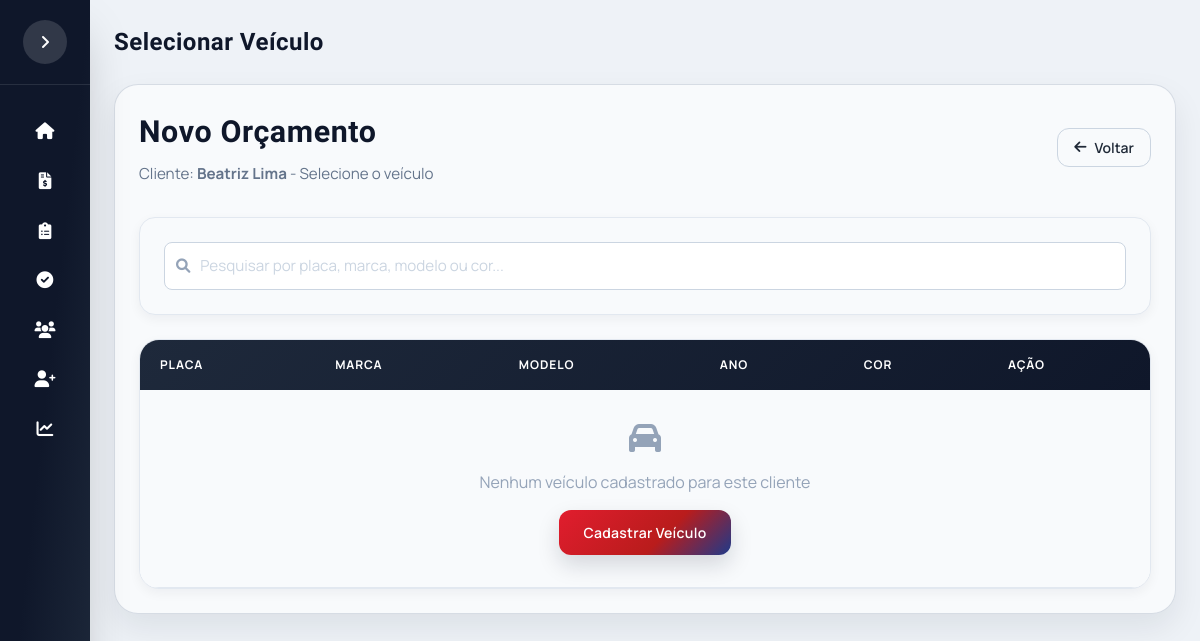
Before: /selecionar_veiculo/5 with the older database file.
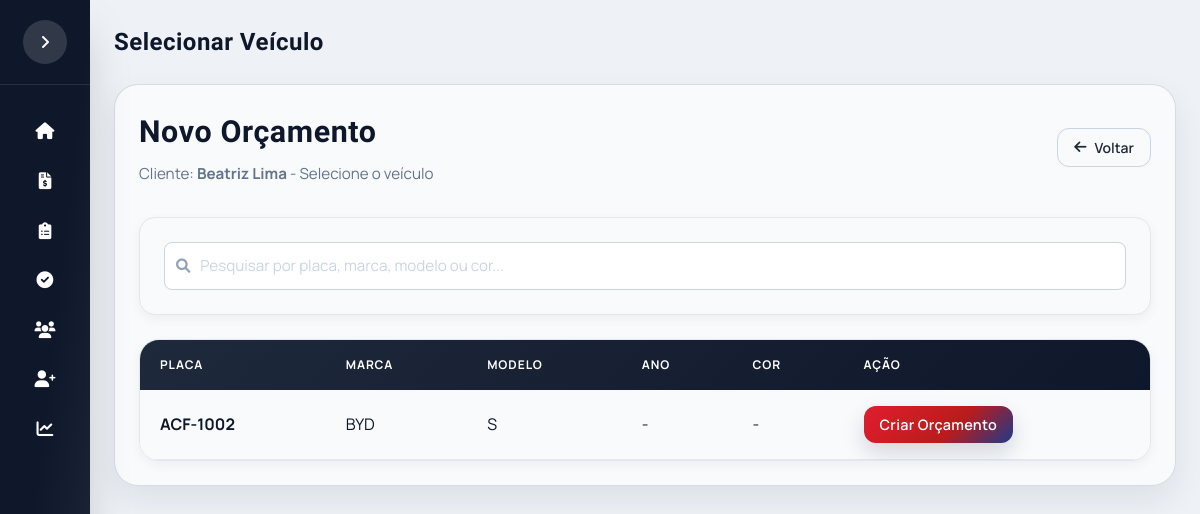
After: the same page with the newer database file.
### app/models.py (models this page shows)
class Veiculo(db.Model):
    __tablename__ = "veiculos"
    id_veiculo = db.Column(db.Integer, primary_key=True, autoincrement=True)
    id_cliente = db.Column(db.Integer, db.ForeignKey("clientes.id_cliente"), nullable=False)
    veiculo_ativo = db.Column(db.Integer, default=1)
    placa = db.Column(db.String(7), unique=True, nullable=False)
    marca = db.Column(db.String(50), nullable=False)
    modelo = db.Column(db.String(80), nullable=False)
    ano = db.Column(db.Integer)
    cor = db.Column(db.String(30))
    orcamentos = db.relationship("Orcamento", backref="veiculo", lazy=True)

### app/routes.py (the view)
@main.route("/selecionar_veiculo/<int:id_cliente>")
def selecionar_veiculo_pedido(id_cliente):
    cliente = Cliente.query.get_or_404(id_cliente)
    return render_template(
        "selecionar_veiculo_pedido.html",
        cliente=cliente
    )

### templates/selecionar_veiculo_pedido.html (shortened to what this page needs)
{% extends "base.html" %}
{% block page_title %}
Selecionar Veículo
{% endblock %}
{% block content %}
<div class="table-container">
    <div class="screen-header" style="margin-bottom: 2rem;">
        <div>
            <h2 class="screen-title title-font" style="margin-bottom: 0.5rem;">Novo Orçamento</h2>
            <p class="screen-subtitle">Cliente: <strong>{{ cliente.nome }}</strong> - Selecione o veículo</p>
        </div>
        <a href="{{ url_for('main.novo_pedido') }}" class="btn-outline" style="padding: 0.5rem 1rem;">
            <i class="fas fa-arrow-left"></i> Voltar
        </a>
    </div>
    <div class="panel filter-panel" style="margin-bottom: 1.5rem; padding: 1.5rem;">
        <div class="input-icon">
            <input
                type="text"
                id="filterVeiculo"
                placeholder="Pesquisar por placa, marca, modelo ou cor..."
                autofocus
            >
        </div>
    </div>
    <div class="table-wrapper">
        <table class="table-clientes">
            <thead>
                <tr>
                    <th>Placa</th>
                    <th>Marca</th>
                    <th>Modelo</th>
                    <th>Ano</th>
                    <th>Cor</th>
                    <th>Ação</th>
                </tr>
            </thead>
            <tbody id="tabelaVeiculosBody">
                {% for veiculo in cliente.veiculos if veiculo.veiculo_ativo == 1 %}
                <tr>
                    <td><strong>{{ veiculo.placa.upper() }}</strong></td>
                    <td>{{ veiculo.marca }}</td>
                    <td>{{ veiculo.modelo }}</td>
                    <td>{{ veiculo.ano if veiculo.ano else '-' }}</td>
                    <td>{{ veiculo.cor if veiculo.cor else '-' }}</td>
                    <td>
                        <a href="{{ url_for('main.form_orcamento', id_veiculo=veiculo.id_veiculo) }}"
                           class="btn-primary"
                           style="padding: 0.5rem 1rem; font-size: 0.9rem;">
                            Criar Orçamento
                        </a>
                    </td>
                </tr>
                {% else %}
                <tr>
                    <td colspan="6" style="text-align: center; padding: 2rem; color: #94a3b8;">
                        <i class="fas fa-car" style="font-size: 2rem; margin-bottom: 1rem; display: block;"></i>
                        Nenhum veículo cadastrado para este cliente
                        <br>
                        <a href="{{ url_for('main.novo_veiculo', id_cliente=cliente.id_cliente) }}"
                           class="btn-primary"
                           style="margin-top: 1rem; display: inline-block;">
                            Cadastrar Veículo
                        </a>
                    </td>
                </tr>
                {% endfor %}
            </tbody>
        </table>
    </div>
</div>
{% endblock %}

Changed rows visible on the page:
added Veiculo: placa "ACF-1002", marca "BYD", modelo "S", ano "-", cor "-"
Other visible differences:
text no longer shown: "Nenhum veículo cadastrado para este cliente Cadastrar Veículo"
